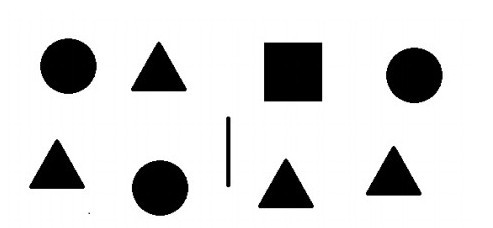
#> input picture ros/src/vision/scripts/species_recognition/images/species1.jpg, 493 x 228 px
$ python shapeIdentification.py
#> lines starting #> are read from the running program, lines starting #| are printed output that depends on the picture
import cv2
import numpy as np
from imutils.convenience import grab_contours

# Load in input images from the web
orig_img = cv2.imread("images/species1.jpg")
#> orig_img is the input picture: shape (228, 493, 3); min 0, max 255, mean 216.1

cap = cv2.VideoCapture(0)

""" Program to match shapes"""


def match_shapes(orig_img):
    # Read in the images for matching
    species = ["species_" + name for name in ["A", "B", "C", "D"]]
    shape_images = [cv2.cvtColor(cv2.imread("shape_images/" + image_name + ".png"), cv2.COLOR_BGR2GRAY) for image_name
                    in species]
    shape_contours = []

    img = cv2.cvtColor(orig_img, cv2.COLOR_BGR2GRAY)
    blockKernel = np.ones((3, 3))  # Should be a very aggressive erode

    # Morphological operators to clean up the image
    _, img = cv2.threshold(img, 40, 255, cv2.THRESH_BINARY_INV)
    cv2.imshow("Binarized Img", img)
    cv2.waitKey(1)

    img = cv2.erode(img, blockKernel)
    img = cv2.dilate(img, blockKernel)

    # Find contour for shape images that we already have
    for shape_img in shape_images:
        _, binary_img = cv2.threshold(shape_img.copy(), 200, 255, cv2.THRESH_BINARY_INV)
        contours = cv2.findContours(binary_img, cv2.RETR_EXTERNAL, cv2.CHAIN_APPROX_NONE)
        contours = grab_contours(contours)
        shape_contours.append(contours[0])  # Assume that the first contour is the desired one
        # [8 lines of commented-out code are left out]
    contours = cv2.findContours(img, cv2.RETR_EXTERNAL, cv2.CHAIN_APPROX_NONE)
    contours = grab_contours(contours)

    cv2.drawContours(orig_img, contours, -1, (0, 255, 0), 1)

    for potential_shape in contours:
        probable_species = (2000, None)  # distance (2000 is huge), species name

        cv2.drawContours(orig_img, [potential_shape], -1, (255, 0, 0), 2)
        shape_moments = cv2.moments(potential_shape)
        hu_shape_moments = cv2.HuMoments(shape_moments)

        for shape_contour, species_name in zip(shape_contours, species):
            potential_shape_moments = cv2.moments(shape_contour)
            potential_hu_moments = cv2.HuMoments(potential_shape_moments)
            dist = sum([(x - y) ** 2 for x, y in zip(potential_hu_moments[0:5], hu_shape_moments[0:5])])

            # dist = cv2.matchShapes(potential_shape, shape_contour, cv2.CONTOURS_MATCH_I3, 0)
            probable_species = (dist, species_name) if dist < probable_species[0] else probable_species
        if not probable_species[1]:
            break

        moments = cv2.moments(potential_shape)
        shape_centerX = int((moments["m10"] / moments["m00"]))
        shape_centerY = int((moments["m01"] / moments["m00"]))

        cv2.putText(orig_img, probable_species[1], (shape_centerX, shape_centerY), cv2.FONT_HERSHEY_COMPLEX,
                    .5, (0, 0, 255), 2)

        # Display the output
        cv2.imshow("Shapes", orig_img)
        cv2.waitKey(1)


while True:
    ret, frame = cap.read()
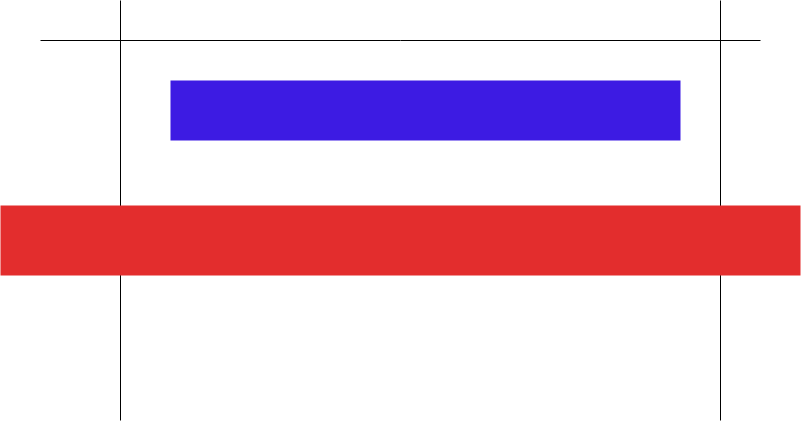
#> input picture ros/src/vision/scripts/species_recognition/images/sampleLine1.png, 801 x 422 px, given in place of the camera
#> frame is the input picture: shape (422, 801, 3); mean B, G, R 216.6, 198.5, 231.7
    match_shapes(frame)
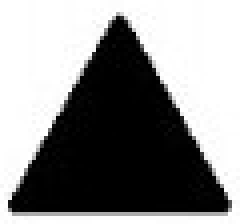
#> input picture ros/src/vision/scripts/species_recognition/shape_images/species_A.png, 60 x 56 px (shown 4 times larger)
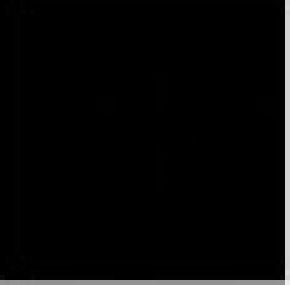
#> input picture ros/src/vision/scripts/species_recognition/shape_images/species_B.png, 58 x 57 px (shown 5 times larger)
#> (the run stopped early here; a loop or call above may not have finished)
